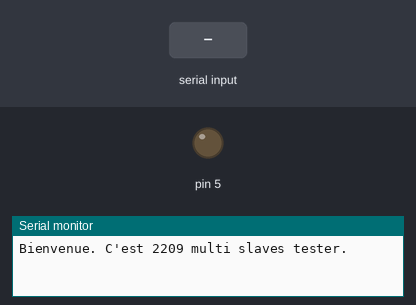
A sketch run on a simulated Arduino Uno, built with avr-gcc and run on an emulated ATmega328P. Parts: output pins drawn as LEDs (lit = HIGH), the last lines printed to the serial monitor. The test bench sets the inputs (shaded band).

Above: at 1.2 s.
1.3 s: "2\n" received over Serial
At 2.5 s:
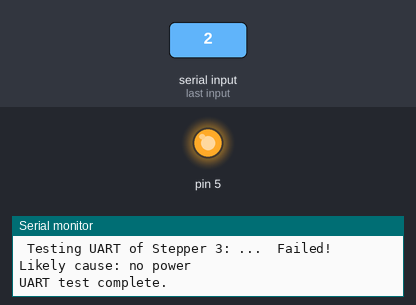
4.3 s: "1\n" received over Serial
At 4.8 s:
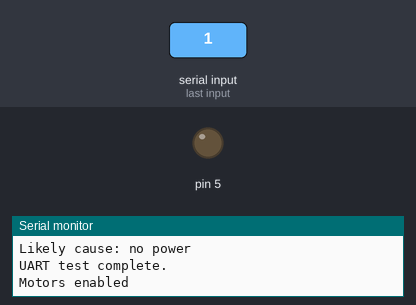
Timing chart, 0 to 7.3 s (numbered marks = the images above; inputs shaded):
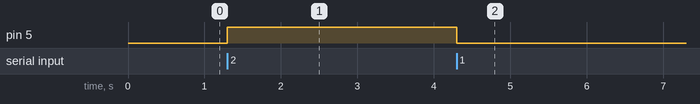

The sketch:

multislaves.ino
```cpp
//----------------------------------
// Testing code for controlling multiple tmc2209
// writen by Isabella
// v1.1
// 22 Aug 2022
// Log:
// - nil
// - adapting to dtls...
//----------------------------------

//----defitions---------------------
#define SW_RX0 6 //sw serial for uart line 1
#define SW_TX0 7
//#define SW_RX1 6 //sw serial for uart line 2
//#define SW_TX1 7
#define R_SENSE 0.11f
#define DRIVER_ADDRESS 0b00
#define EN 5

#define microstep 8
#define gSpeed 3000
#define gTime 1000
#define STALL_VALUE 250

//-----------------------------------

#include <TMCStepper.h>

TMC2209Stepper stepper0 (SW_RX0, SW_TX0, R_SENSE, 0b00);
TMC2209Stepper stepper1 (SW_RX0, SW_TX0, R_SENSE, 0b01);
TMC2209Stepper stepper2 (SW_RX0, SW_TX0, R_SENSE, 0b10);
TMC2209Stepper stepper3 (SW_RX0, SW_TX0, R_SENSE, 0b11);

//TMC2209Stepper[4] steppers {stepper0, stepper1, stepper2, stepper3};

void setup() {
  Serial.begin(115200);
  Serial.println( "Bienvenue. C'est 2209 multi slaves tester.");
  pinMode(5, OUTPUT);
  digitalWrite(5,LOW);

  //initialise steppers
  steppers_init(stepper0);
  steppers_init(stepper1);
  steppers_init(stepper2);
  steppers_init(stepper3);
}

void loop() {

  while (Serial.available() > 0) {
    int8_t commandIndex = Serial.parseInt();

    switch (commandIndex)
    {
      case 0:
        Serial.print(" Testing UART of Stepper 0: ...  ");
        stepper_talk(stepper0);
        Serial.print(" Testing UART of Stepper 1: ...  ");
        stepper_talk(stepper1);
        Serial.print(" Testing UART of Stepper 2: ...  ");
        stepper_talk(stepper2);
        Serial.print(" Testing UART of Stepper 3: ...  ");
        stepper_talk(stepper3);
        Serial.println("UART test complete.");
        break;
      case 1:
        digitalWrite(5, LOW);
        Serial.println ("Motors enabled");
        break;
      case 2:
        Serial.println("Motors disabled");
        digitalWrite(5, HIGH);
        break;
      case 3:
      // stepper will move one after another, starting from 0 index stepper
        stepper_forward(stepper0);
        Serial.println("Stepper 0 moved forward" );
        stepper_forward(stepper1);
        Serial.println("Stepper 1 moved forward" );
        stepper_forward(stepper2);
        Serial.println("Stepper 2 moved forward" );
        stepper_forward(stepper3);
        Serial.println("Stepper 3 moved forward" );
        break;
      case 4:
        stepper_backward(stepper0);
        Serial.println("Stepper 0 moved backward" );
        stepper_backward(stepper1);
        Serial.println("Stepper 1 moved backward" );
        stepper_backward(stepper2);
        Serial.println("Stepper 2 moved backward" );
        stepper_backward(stepper3);
        Serial.println("Stepper 3 moved backward" );
        break;
      default:
        Serial.println("wrong command.");
        break;
    }

  }

}

void steppers_init(TMC2209Stepper s) {
  s.begin();
  s.blank_time(16);
  s.microsteps(microstep);
  s.VACTUAL(0);
}

bool stepper_talk(TMC2209Stepper s) {
  auto versionS = s.version();
  if (versionS == 0x21) {
    Serial.println("Success.");
    return true; //stepper talking through UART
  }

  else {
    uint8_t result = s.test_connection();
    if (result) {
      Serial.println("Failed!");
      Serial.print("Likely cause: ");

      switch (result) {
        case 1: Serial.println("loose connection"); break;
        case 2: Serial.println("no power"); break;
      }
      return false;
    }
    else {
      Serial.println("unknown error.");
      return false;
    }
  }
}

void stepper_forward(TMC2209Stepper s) {
  //move
  s.VACTUAL(gSpeed);
  delay(gTime);

  //stop
  s.VACTUAL(0);
}

void stepper_backward(TMC2209Stepper s) {
  //move
  s.VACTUAL(-gSpeed);
  delay(gTime);

  //stop
  s.VACTUAL(0);
}
```

CHOPCONF.cpp
```cpp
#include "TMCStepper.h"
#include "TMC_MACROS.h"

#define SET_REG(SETTING) CHOPCONF_register.SETTING = B; write(CHOPCONF_register.address, CHOPCONF_register.sr)

// CHOPCONF
uint32_t TMC2130Stepper::CHOPCONF() {
	return read(CHOPCONF_register.address);
}
void TMC2130Stepper::CHOPCONF(uint32_t input) {
	CHOPCONF_register.sr = input;
	write(CHOPCONF_register.address, CHOPCONF_register.sr);
}

void TMC2130Stepper::toff(		uint8_t B )	{ SET_REG(toff);	}
void TMC2130Stepper::hstrt(		uint8_t B )	{ SET_REG(hstrt);	}
void TMC2130Stepper::hend(		uint8_t B )	{ SET_REG(hend);	}
//void TMC2130Stepper::fd(		uint8_t B )	{ SET_REG(fd);		}
void TMC2130Stepper::disfdcc(	bool 	B )	{ SET_REG(disfdcc);	}
void TMC2130Stepper::rndtf(		bool 	B )	{ SET_REG(rndtf);	}
void TMC2130Stepper::chm(		bool 	B )	{ SET_REG(chm);		}
void TMC2130Stepper::tbl(		uint8_t B )	{ SET_REG(tbl);		}
void TMC2130Stepper::vsense(	bool 	B )	{ SET_REG(vsense);	}
void TMC2130Stepper::vhighfs(	bool 	B )	{ SET_REG(vhighfs);	}
void TMC2130Stepper::vhighchm(	bool 	B )	{ SET_REG(vhighchm);}
void TMC2130Stepper::sync(		uint8_t B )	{ SET_REG(sync);	}
void TMC2130Stepper::mres(		uint8_t B )	{ SET_REG(mres);	}
void TMC2130Stepper::intpol(	bool 	B )	{ SET_REG(intpol);	}
void TMC2130Stepper::dedge(		bool 	B )	{ SET_REG(dedge);	}
void TMC2130Stepper::diss2g(	bool 	B )	{ SET_REG(diss2g);	}

uint8_t TMC2130Stepper::toff()		{ CHOPCONF_t r{0}; r.sr = CHOPCONF(); return r.toff;	}
uint8_t TMC2130Stepper::hstrt()		{ CHOPCONF_t r{0}; r.sr = CHOPCONF(); return r.hstrt;	}
uint8_t TMC2130Stepper::hend()		{ CHOPCONF_t r{0}; r.sr = CHOPCONF(); return r.hend;	}
//uint8_t TMC2130Stepper::fd()		{ CHOPCONF_t r{0}; r.sr = CHOPCONF(); return r.fd;		}
bool 	TMC2130Stepper::disfdcc()	{ CHOPCONF_t r{0}; r.sr = CHOPCONF(); return r.disfdcc;	}
bool 	TMC2130Stepper::rndtf()		{ CHOPCONF_t r{0}; r.sr = CHOPCONF(); return r.rndtf;	}
bool 	TMC2130Stepper::chm()		{ CHOPCONF_t r{0}; r.sr = CHOPCONF(); return r.chm;		}
uint8_t TMC2130Stepper::tbl()		{ CHOPCONF_t r{0}; r.sr = CHOPCONF(); return r.tbl;		}
bool 	TMC2130Stepper::vsense()	{ CHOPCONF_t r{0}; r.sr = CHOPCONF(); return r.vsense;	}
bool 	TMC2130Stepper::vhighfs()	{ CHOPCONF_t r{0}; r.sr = CHOPCONF(); return r.vhighfs;	}
bool 	TMC2130Stepper::vhighchm()	{ CHOPCONF_t r{0}; r.sr = CHOPCONF(); return r.vhighchm;}
uint8_t TMC2130Stepper::sync()		{ CHOPCONF_t r{0}; r.sr = CHOPCONF(); return r.sync;	}
uint8_t TMC2130Stepper::mres()		{ CHOPCONF_t r{0}; r.sr = CHOPCONF(); return r.mres;	}
bool 	TMC2130Stepper::intpol()	{ CHOPCONF_t r{0}; r.sr = CHOPCONF(); return r.intpol;	}
bool 	TMC2130Stepper::dedge()		{ CHOPCONF_t r{0}; r.sr = CHOPCONF(); return r.dedge;	}
bool 	TMC2130Stepper::diss2g()	{ CHOPCONF_t r{0}; r.sr = CHOPCONF(); return r.diss2g;	}

void TMC5160Stepper::diss2vs(bool B){ SET_REG(diss2vs); }
void TMC5160Stepper::tpfd(uint8_t B){ SET_REG(tpfd);	}
bool TMC5160Stepper::diss2vs()		{ CHOPCONF_t r{0}; r.sr = CHOPCONF(); return r.diss2vs; }
uint8_t TMC5160Stepper::tpfd()		{ CHOPCONF_t r{0}; r.sr = CHOPCONF(); return r.tpfd;	}

void TMC2208Stepper::CHOPCONF(uint32_t input) {
	CHOPCONF_register.sr = input;
	write(CHOPCONF_register.address, CHOPCONF_register.sr);
}
uint32_t TMC2208Stepper::CHOPCONF() {
	return read(CHOPCONF_register.address);
}
void TMC2208Stepper::toff	( uint8_t  B )	{ SET_REG(toff); 	}
void TMC2208Stepper::hstrt	( uint8_t  B )	{ SET_REG(hstrt); 	}
void TMC2208Stepper::hend	( uint8_t  B )	{ SET_REG(hend); 	}
void TMC2208Stepper::tbl	( uint8_t  B )	{ SET_REG(tbl); 	}
void TMC2208Stepper::vsense	( bool     B )	{ SET_REG(vsense); 	}
void TMC2208Stepper::mres	( uint8_t  B )	{ SET_REG(mres); 	}
void TMC2208Stepper::intpol	( bool     B )	{ SET_REG(intpol); 	}
void TMC2208Stepper::dedge	( bool     B )	{ SET_REG(dedge); 	}
void TMC2208Stepper::diss2g	( bool     B )	{ SET_REG(diss2g); 	}
void TMC2208Stepper::diss2vs( bool     B )	{ SET_REG(diss2vs); }

uint8_t TMC2208Stepper::toff()		{ TMC2208_n::CHOPCONF_t r{0}; r.sr = CHOPCONF(); return r.toff; 	}
uint8_t TMC2208Stepper::hstrt()		{ TMC2208_n::CHOPCONF_t r{0}; r.sr = CHOPCONF(); return r.hstrt; 	}
uint8_t TMC2208Stepper::hend()		{ TMC2208_n::CHOPCONF_t r{0}; r.sr = CHOPCONF(); return r.hend; 	}
uint8_t TMC2208Stepper::tbl()		{ TMC2208_n::CHOPCONF_t r{0}; r.sr = CHOPCONF(); return r.tbl;	 	}
bool 	TMC2208Stepper::vsense()	{ TMC2208_n::CHOPCONF_t r{0}; r.sr = CHOPCONF(); return r.vsense; 	}
uint8_t TMC2208Stepper::mres()		{ TMC2208_n::CHOPCONF_t r{0}; r.sr = CHOPCONF(); return r.mres; 	}
bool 	TMC2208Stepper::intpol()	{ TMC2208_n::CHOPCONF_t r{0}; r.sr = CHOPCONF(); return r.intpol; 	}
bool 	TMC2208Stepper::dedge()		{ TMC2208_n::CHOPCONF_t r{0}; r.sr = CHOPCONF(); return r.dedge; 	}
bool 	TMC2208Stepper::diss2g()	{ TMC2208_n::CHOPCONF_t r{0}; r.sr = CHOPCONF(); return r.diss2g; 	}
bool 	TMC2208Stepper::diss2vs()	{ TMC2208_n::CHOPCONF_t r{0}; r.sr = CHOPCONF(); return r.diss2vs; 	}

#define GET_REG_2660(SETTING) return CHOPCONF_register.SETTING;

uint32_t TMC2660Stepper::CHOPCONF() { return CHOPCONF_register.sr; }
void TMC2660Stepper::CHOPCONF(uint32_t data) {
  CHOPCONF_register.sr = data;
  write(CHOPCONF_register.address, CHOPCONF_register.sr);
}

void TMC2660Stepper::toff(uint8_t B) 	{
	SET_REG(toff);
	if (B>0) _savedToff = B;
}
void TMC2660Stepper::hstrt(uint8_t B) 	{ SET_REG(hstrt); 	}
void TMC2660Stepper::hend(uint8_t B) 	{ SET_REG(hend);	}
void TMC2660Stepper::hdec(uint8_t B) 	{ SET_REG(hdec);	}
void TMC2660Stepper::rndtf(bool B) 	{ SET_REG(rndtf);	}
void TMC2660Stepper::chm(bool B) 	{ SET_REG(chm);	}
void TMC2660Stepper::tbl(uint8_t B) 	{ SET_REG(tbl);	}

uint8_t TMC2660Stepper::toff() 	{ GET_REG_2660(toff);	}
uint8_t TMC2660Stepper::hstrt() 	{ GET_REG_2660(hstrt);	}
uint8_t TMC2660Stepper::hend() { GET_REG_2660(hend);	}
uint8_t TMC2660Stepper::hdec() 	{ GET_REG_2660(hdec);	}
bool TMC2660Stepper::rndtf() { GET_REG_2660(rndtf);	}
bool TMC2660Stepper::chm() 	{ GET_REG_2660(chm);	}
uint8_t TMC2660Stepper::tbl() { GET_REG_2660(tbl);	}
```

COOLCONF.cpp
```cpp
#include "TMCStepper.h"
#include "TMC_MACROS.h"

#define SET_REG(SETTING) COOLCONF_register.SETTING = B; write(COOLCONF_register.address, COOLCONF_register.sr);
#define GET_REG(SETTING) return COOLCONF_register.SETTING;

// COOLCONF
uint32_t TMC2130Stepper::COOLCONF() { return COOLCONF_register.sr; }
void TMC2130Stepper::COOLCONF(uint32_t input) {
	COOLCONF_register.sr = input;
	write(COOLCONF_register.address, COOLCONF_register.sr);
}

void TMC2130Stepper::semin(	uint8_t B )	{ SET_REG(semin);	}
void TMC2130Stepper::seup(	uint8_t B )	{ SET_REG(seup);	}
void TMC2130Stepper::semax(	uint8_t B )	{ SET_REG(semax);	}
void TMC2130Stepper::sedn(	uint8_t B )	{ SET_REG(sedn);	}
void TMC2130Stepper::seimin(bool 	B )	{ SET_REG(seimin);	}
void TMC2130Stepper::sgt(	int8_t  B )	{ SET_REG(sgt);		}
void TMC2130Stepper::sfilt(	bool 	B )	{ SET_REG(sfilt);	}

uint8_t TMC2130Stepper::semin()	{ GET_REG(semin);	}
uint8_t TMC2130Stepper::seup()	{ GET_REG(seup);	}
uint8_t TMC2130Stepper::semax()	{ GET_REG(semax);	}
uint8_t TMC2130Stepper::sedn()	{ GET_REG(sedn);	}
bool 	TMC2130Stepper::seimin(){ GET_REG(seimin);	}
bool 	TMC2130Stepper::sfilt()	{ GET_REG(sfilt);	}

int8_t TMC2130Stepper::sgt() {
	// Two's complement in a 7bit value
	int8_t val = (COOLCONF_register.sgt &  0x40) << 1; // Isolate sign bit
	val |= COOLCONF_register.sgt & 0x7F;
	return val;
}

uint16_t TMC2209Stepper::COOLCONF() { return COOLCONF_register.sr; }
void TMC2209Stepper::COOLCONF(uint16_t input) {
	COOLCONF_register.sr = input;
	write(COOLCONF_register.address, COOLCONF_register.sr);
}

void TMC2209Stepper::semin(	uint8_t B )	{ SET_REG(semin);	}
void TMC2209Stepper::seup(	uint8_t B )	{ SET_REG(seup);	}
void TMC2209Stepper::semax(	uint8_t B )	{ SET_REG(semax);	}
void TMC2209Stepper::sedn(	uint8_t B )	{ SET_REG(sedn);	}
void TMC2209Stepper::seimin(bool 	B )	{ SET_REG(seimin);	}

uint8_t TMC2209Stepper::semin()	{ GET_REG(semin);	}
uint8_t TMC2209Stepper::seup()	{ GET_REG(seup);	}
uint8_t TMC2209Stepper::semax()	{ GET_REG(semax);	}
uint8_t TMC2209Stepper::sedn()	{ GET_REG(sedn);	}
bool 	TMC2209Stepper::seimin(){ GET_REG(seimin);	}
```

DRV_STATUS.cpp
```cpp
#include "TMCStepper.h"
#include "TMC_MACROS.h"

#define GET_REG(NS, SETTING) NS::DRV_STATUS_t r{0}; r.sr = DRV_STATUS(); return r.SETTING

uint32_t TMC2130Stepper::DRV_STATUS() { return read(DRV_STATUS_t::address); }

uint16_t TMC2130Stepper::sg_result(){ GET_REG(TMC2130_n, sg_result); 	}
bool TMC2130Stepper::fsactive()		{ GET_REG(TMC2130_n, fsactive); 	}
uint8_t TMC2130Stepper::cs_actual()	{ GET_REG(TMC2130_n, cs_actual); 	}
bool TMC2130Stepper::stallguard()	{ GET_REG(TMC2130_n, stallGuard); 	}
bool TMC2130Stepper::ot()			{ GET_REG(TMC2130_n, ot); 			}
bool TMC2130Stepper::otpw()			{ GET_REG(TMC2130_n, otpw); 		}
bool TMC2130Stepper::s2ga()			{ GET_REG(TMC2130_n, s2ga); 		}
bool TMC2130Stepper::s2gb()			{ GET_REG(TMC2130_n, s2gb); 		}
bool TMC2130Stepper::ola()			{ GET_REG(TMC2130_n, ola); 			}
bool TMC2130Stepper::olb()			{ GET_REG(TMC2130_n, olb); 			}
bool TMC2130Stepper::stst()			{ GET_REG(TMC2130_n, stst); 		}

uint32_t TMC2208Stepper::DRV_STATUS() {
	return read(TMC2208_n::DRV_STATUS_t::address);
}

bool 		TMC2208Stepper::otpw()		{ GET_REG(TMC2208_n, otpw); 		}
bool 		TMC2208Stepper::ot() 		{ GET_REG(TMC2208_n, ot); 	 		}
bool 		TMC2208Stepper::s2ga() 		{ GET_REG(TMC2208_n, s2ga); 		}
bool 		TMC2208Stepper::s2gb() 		{ GET_REG(TMC2208_n, s2gb); 		}
bool 		TMC2208Stepper::s2vsa() 	{ GET_REG(TMC2208_n, s2vsa);		}
bool 		TMC2208Stepper::s2vsb() 	{ GET_REG(TMC2208_n, s2vsb);		}
bool 		TMC2208Stepper::ola() 		{ GET_REG(TMC2208_n, ola);  		}
bool 		TMC2208Stepper::olb() 		{ GET_REG(TMC2208_n, olb);  		}
bool 		TMC2208Stepper::t120() 		{ GET_REG(TMC2208_n, t120); 		}
bool 		TMC2208Stepper::t143() 		{ GET_REG(TMC2208_n, t143); 		}
bool 		TMC2208Stepper::t150() 		{ GET_REG(TMC2208_n, t150); 		}
bool 		TMC2208Stepper::t157() 		{ GET_REG(TMC2208_n, t157); 		}
uint16_t 	TMC2208Stepper::cs_actual()	{ GET_REG(TMC2208_n, cs_actual);	}
bool 		TMC2208Stepper::stealth() 	{ GET_REG(TMC2208_n, stealth);		}
bool 		TMC2208Stepper::stst() 		{ GET_REG(TMC2208_n, stst); 		}
```

TMC2209Stepper.cpp
```cpp
#include "TMCStepper.h"

uint32_t TMC2209Stepper::IOIN() {
	return read(TMC2209_n::IOIN_t::address);
}
bool TMC2209Stepper::enn()			{ TMC2209_n::IOIN_t r{0}; r.sr = IOIN(); return r.enn;		}
bool TMC2209Stepper::ms1()			{ TMC2209_n::IOIN_t r{0}; r.sr = IOIN(); return r.ms1;		}
bool TMC2209Stepper::ms2()			{ TMC2209_n::IOIN_t r{0}; r.sr = IOIN(); return r.ms2;		}
bool TMC2209Stepper::diag()			{ TMC2209_n::IOIN_t r{0}; r.sr = IOIN(); return r.diag;		}
bool TMC2209Stepper::pdn_uart()		{ TMC2209_n::IOIN_t r{0}; r.sr = IOIN(); return r.pdn_uart;	}
bool TMC2209Stepper::step()			{ TMC2209_n::IOIN_t r{0}; r.sr = IOIN(); return r.step;		}
bool TMC2209Stepper::spread_en()	{ TMC2209_n::IOIN_t r{0}; r.sr = IOIN(); return r.spread_en;}
bool TMC2209Stepper::dir()			{ TMC2209_n::IOIN_t r{0}; r.sr = IOIN(); return r.dir;		}
uint8_t TMC2209Stepper::version() 	{ TMC2209_n::IOIN_t r{0}; r.sr = IOIN(); return r.version;	}

void TMC2209Stepper::push() {
	IHOLD_IRUN(IHOLD_IRUN_register.sr);
	TPOWERDOWN(TPOWERDOWN_register.sr);
	TPWMTHRS(TPWMTHRS_register.sr);
	GCONF(GCONF_register.sr);
	SLAVECONF(SLAVECONF_register.sr);
	VACTUAL(VACTUAL_register.sr);
	CHOPCONF(CHOPCONF_register.sr);
	PWMCONF(PWMCONF_register.sr);
	TCOOLTHRS(TCOOLTHRS_register.sr);
	SGTHRS(SGTHRS_register.sr);
	COOLCONF(COOLCONF_register.sr);
}

void TMC2209Stepper::SGTHRS(uint8_t input) {
	SGTHRS_register.sr = input;
	write(SGTHRS_register.address, SGTHRS_register.sr);
}
uint8_t TMC2209Stepper::SGTHRS() {
	return SGTHRS_register.sr;
}

// W: TCOOLTHRS
uint32_t TMC2209Stepper::TCOOLTHRS() { return TCOOLTHRS_register.sr; }
void TMC2209Stepper::TCOOLTHRS(uint32_t input) {
  TCOOLTHRS_register.sr = input;
  write(TCOOLTHRS_register.address, TCOOLTHRS_register.sr);
}

uint16_t TMC2209Stepper::SG_RESULT() {
	return read(TMC2209_n::SG_RESULT_t::address);
}
```

Source omitted: GCONF.cpp (5899 bytes), PWMCONF.cpp (5276 bytes), TMC2208Stepper.cpp (11116 bytes)

Measured:
- after the input at 1.3 s, pin 5: LOW → HIGH at once
- after the input at 4.3 s, pin 5: HIGH → LOW at once
